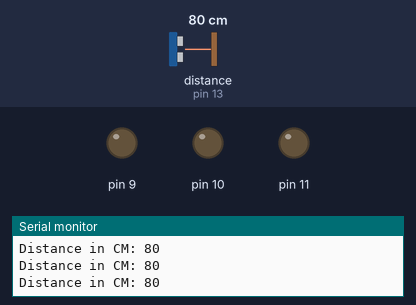
Recording of a sketch running on a simulated Arduino Uno, built with avr-gcc and run on an emulated ATmega328P. On the bench: output pins drawn as LEDs (lit = HIGH), the last lines printed to the serial monitor. The inputs (shaded band) are chosen by the test bench; at power-on: distance to the obstacle (sensor on pin 13) 80 cm. The echo pulse lasts 58.3 µs per cm.

Above: at 1.3 s.
1.4 s: distance to the obstacle (sensor on pin 13) set to 2 cm
At 2.3 s:
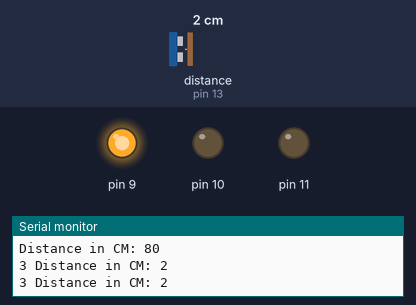
3.0 s: distance to the obstacle (sensor on pin 13) set to 63 cm
At 3.7 s:
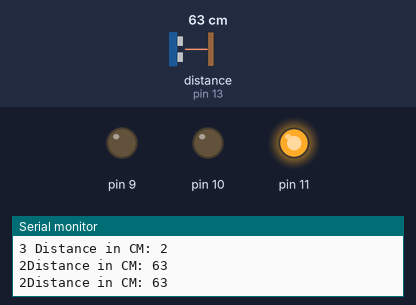
4.5 s: distance to the obstacle (sensor on pin 13) set to 83 cm
At 5.4 s:
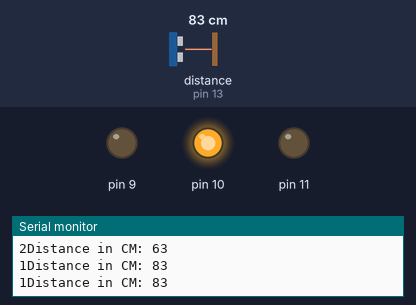
6.0 s: distance to the obstacle (sensor on pin 13) set to 4 cm
At 7.0 s:
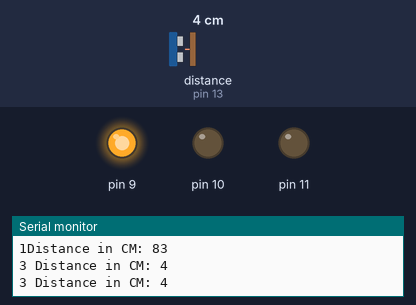
7.5 s: distance to the obstacle (sensor on pin 13) set to 120 cm
At 8.5 s:
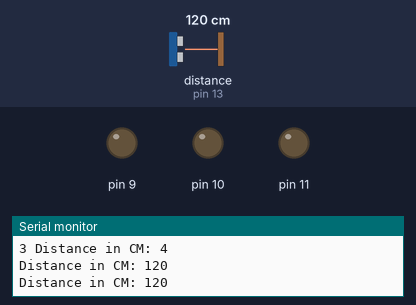
Timing chart, 0 to 10.0 s (numbered marks = the images above; inputs shaded):
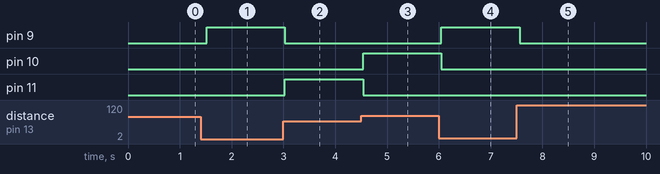

Measured:
- after the input at 1.4 s, pin 9: LOW → HIGH after 0.12 s
- after the input at 3.0 s, pin 9: HIGH → LOW at once; pin 11: LOW → HIGH at once
- after the input at 4.5 s, pin 10: LOW → HIGH at once; pin 11: HIGH → LOW at once
- after the input at 6.0 s, pin 9: LOW → HIGH after 0.05 s; pin 10: HIGH → LOW after 0.05 s
- after the input at 7.5 s, pin 9: HIGH → LOW after 0.06 s

The sketch:

SENSOR_3_LEDS.ino
```cpp
// Inclusão da biblioteca do sensor
// Essa biblioteca não vem por padrão com o arduino e
// precisa ser instalada pelo gerenciador de bibliotecas
#include <Ultrasonic.h>

// Inicializa o objeto do sensor ultrasônico
// Usando as portas 12 e 13 para trigger e echo
Ultrasonic ultrasonic(12, 13);
int ledVermelho (11);
int ledAmarelo (10);
int ledVerde (9);

void setup() {
  pinMode (ledVermelho , OUTPUT);
  pinMode (ledAmarelo , OUTPUT);
  pinMode (ledVerde , OUTPUT);

  // Inicializa a porta Serial
  Serial.begin(9600);
}

void acendeLed(int ligaLed, int desligaLed1 , int desligaLed2 ){
   digitalWrite (ligaLed ,HIGH);
    digitalWrite (desligaLed1, LOW);
    digitalWrite (desligaLed2, LOW);
}

void loop() {
  // Lê o valor do sensor
  int distancia = ultrasonic.distanceRead();
  if (distancia < 100 && distancia > 80) {
    acendeLed(ledAmarelo,ledVermelho,ledVerde);
    Serial.print("1");
  }
  else if (distancia < 80 && distancia > 60) {
    acendeLed(ledVermelho,ledAmarelo,ledVerde);
    Serial.print("2");
  }
  else if (distancia < 60 ) {
    acendeLed(ledVerde,ledVermelho,ledAmarelo);
    Serial.print("3 ");
  }
    else {
    digitalWrite (ledVermelho , LOW);
    digitalWrite (ledAmarelo, LOW);
    digitalWrite  (ledVerde, LOW);
  }
  // Escreve o valor da distância no painel Serial
  Serial.print("Distance in CM: ");
  Serial.println(distancia);

  delay(500);
}
```
